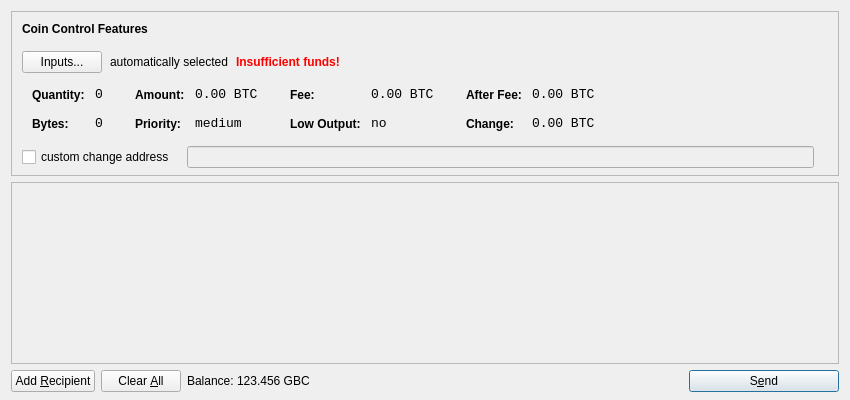
<?xml version="1.0" encoding="UTF-8"?>
<ui version="4.0">
 <class>SendCoinsDialog</class>
 <widget class="QDialog" name="SendCoinsDialog">
  <property name="geometry">
   <rect>
    <x>0</x>
    <y>0</y>
    <width>850</width>
    <height>400</height>
   </rect>
  </property>
  <property name="windowTitle">
   <string>Send Coins</string>
  </property>
  <layout class="QVBoxLayout" name="verticalLayout" stretch="0,1,0">
   <property name="bottomMargin">
    <number>8</number>
   </property>
   <item>
    <widget class="QFrame" name="frameCoinControl">
     <property name="sizePolicy">
      <sizepolicy hsizetype="Expanding" vsizetype="Expanding">
       <horstretch>0</horstretch>
       <verstretch>0</verstretch>
      </sizepolicy>
     </property>
     <property name="maximumSize">
      <size>
       <width>16777215</width>
       <height>16777215</height>
      </size>
     </property>
     <property name="frameShape">
      <enum>QFrame::StyledPanel</enum>
     </property>
     <property name="frameShadow">
      <enum>QFrame::Sunken</enum>
     </property>
     <layout class="QVBoxLayout" name="verticalLayoutCoinControl2">
      <property name="spacing">
       <number>-1</number>
      </property>
      <property name="leftMargin">
       <number>0</number>
      </property>
      <property name="topMargin">
       <number>0</number>
      </property>
      <property name="rightMargin">
       <number>0</number>
      </property>
      <property name="bottomMargin">
       <number>6</number>
      </property>
      <item>
       <layout class="QVBoxLayout" name="verticalLayoutCoinControl" stretch="0,0,0,0,1">
        <property name="spacing">
         <number>0</number>
        </property>
        <property name="leftMargin">
         <number>10</number>
        </property>
        <property name="topMargin">
         <number>10</number>
        </property>
        <item>
         <layout class="QHBoxLayout" name="horizontalLayoutCoinControl1">
          <property name="bottomMargin">
           <number>15</number>
          </property>
          <item>
           <widget class="QLabel" name="labelCoinControlFeatures">
            <property name="sizePolicy">
             <sizepolicy hsizetype="Preferred" vsizetype="Maximum">
              <horstretch>0</horstretch>
              <verstretch>0</verstretch>
             </sizepolicy>
            </property>
            <property name="font">
             <font>
              <weight>75</weight>
              <bold>true</bold>
             </font>
            </property>
            <property name="styleSheet">
             <string notr="true">font-weight:bold;</string>
            </property>
            <property name="text">
             <string>Coin Control Features</string>
            </property>
           </widget>
          </item>
         </layout>
        </item>
        <item>
         <layout class="QHBoxLayout" name="horizontalLayoutCoinControl2" stretch="0,0,0,0">
          <property name="spacing">
           <number>8</number>
          </property>
          <property name="bottomMargin">
           <number>10</number>
          </property>
          <item>
           <widget class="QPushButton" name="pushButtonCoinControl">
            <property name="styleSheet">
             <string notr="true"/>
            </property>
            <property name="text">
             <string>Inputs...</string>
            </property>
           </widget>
          </item>
          <item>
           <widget class="QLabel" name="labelCoinControlAutomaticallySelected">
            <property name="text">
             <string>automatically selected</string>
            </property>
            <property name="margin">
             <number>5</number>
            </property>
           </widget>
          </item>
          <item>
           <widget class="QLabel" name="labelCoinControlInsuffFunds">
            <property name="font">
             <font>
              <weight>75</weight>
              <bold>true</bold>
             </font>
            </property>
            <property name="styleSheet">
             <string notr="true">color:red;font-weight:bold;</string>
            </property>
            <property name="text">
             <string>Insufficient funds!</string>
            </property>
            <property name="margin">
             <number>5</number>
            </property>
           </widget>
          </item>
          <item>
           <spacer name="horizontalSpacerCoinControl">
            <property name="orientation">
             <enum>Qt::Horizontal</enum>
            </property>
            <property name="sizeHint" stdset="0">
             <size>
              <width>40</width>
              <height>1</height>
             </size>
            </property>
           </spacer>
          </item>
         </layout>
        </item>
        <item>
         <widget class="QWidget" name="widgetCoinControl" native="true">
          <property name="sizePolicy">
           <sizepolicy hsizetype="Preferred" vsizetype="Preferred">
            <horstretch>0</horstretch>
            <verstretch>0</verstretch>
           </sizepolicy>
          </property>
          <property name="minimumSize">
           <size>
            <width>0</width>
            <height>0</height>
           </size>
          </property>
          <property name="styleSheet">
           <string notr="true"/>
          </property>
          <layout class="QHBoxLayout" name="horizontalLayoutCoinControl5">
           <property name="margin">
            <number>0</number>
           </property>
           <item>
            <layout class="QHBoxLayout" name="horizontalLayoutCoinControl3" stretch="0,0,0,1">
             <property name="spacing">
              <number>20</number>
             </property>
             <property name="topMargin">
              <number>0</number>
             </property>
             <property name="bottomMargin">
              <number>10</number>
             </property>
             <item>
              <layout class="QFormLayout" name="formLayoutCoinControl1">
               <property name="horizontalSpacing">
                <number>10</number>
               </property>
               <property name="verticalSpacing">
                <number>14</number>
               </property>
               <property name="leftMargin">
                <number>10</number>
               </property>
               <property name="topMargin">
                <number>4</number>
               </property>
               <property name="rightMargin">
                <number>6</number>
               </property>
               <item row="0" column="0">
                <widget class="QLabel" name="labelCoinControlQuantityText">
                 <property name="styleSheet">
                  <string notr="true">font-weight:bold;</string>
                 </property>
                 <property name="text">
                  <string>Quantity:</string>
                 </property>
                 <property name="margin">
                  <number>0</number>
                 </property>
                </widget>
               </item>
               <item row="0" column="1">
                <widget class="QLabel" name="labelCoinControlQuantity">
                 <property name="font">
                  <font>
                   <family>Monospace</family>
                   <pointsize>10</pointsize>
                  </font>
                 </property>
                 <property name="cursor">
                  <cursorShape>IBeamCursor</cursorShape>
                 </property>
                 <property name="contextMenuPolicy">
                  <enum>Qt::ActionsContextMenu</enum>
                 </property>
                 <property name="text">
                  <string notr="true">0</string>
                 </property>
                 <property name="margin">
                  <number>0</number>
                 </property>
                 <property name="textInteractionFlags">
                  <set>Qt::LinksAccessibleByMouse|Qt::TextSelectableByKeyboard|Qt::TextSelectableByMouse</set>
                 </property>
                </widget>
               </item>
               <item row="1" column="0">
                <widget class="QLabel" name="labelCoinControlBytesText">
                 <property name="styleSheet">
                  <string notr="true">font-weight:bold;</string>
                 </property>
                 <property name="text">
                  <string>Bytes:</string>
                 </property>
                </widget>
               </item>
               <item row="1" column="1">
                <widget class="QLabel" name="labelCoinControlBytes">
                 <property name="font">
                  <font>
                   <family>Monospace</family>
                   <pointsize>10</pointsize>
                  </font>
                 </property>
                 <property name="cursor">
                  <cursorShape>IBeamCursor</cursorShape>
                 </property>
                 <property name="contextMenuPolicy">
                  <enum>Qt::ActionsContextMenu</enum>
                 </property>
                 <property name="text">
                  <string notr="true">0</string>
                 </property>
                 <property name="textInteractionFlags">
                  <set>Qt::LinksAccessibleByMouse|Qt::TextSelectableByKeyboard|Qt::TextSelectableByMouse</set>
                 </property>
                </widget>
               </item>
              </layout>
             </item>
             <item>
              <layout class="QFormLayout" name="formLayoutCoinControl2">
               <property name="horizontalSpacing">
                <number>10</number>
               </property>
               <property name="verticalSpacing">
                <number>14</number>
               </property>
               <property name="leftMargin">
                <number>6</number>
               </property>
               <property name="topMargin">
                <number>4</number>
               </property>
               <property name="rightMargin">
                <number>6</number>
               </property>
               <item row="0" column="0">
                <widget class="QLabel" name="labelCoinControlAmountText">
                 <property name="styleSheet">
                  <string notr="true">font-weight:bold;</string>
                 </property>
                 <property name="text">
                  <string>Amount:</string>
                 </property>
                 <property name="margin">
                  <number>0</number>
                 </property>
                </widget>
               </item>
               <item row="0" column="1">
                <widget class="QLabel" name="labelCoinControlAmount">
                 <property name="font">
                  <font>
                   <family>Monospace</family>
                   <pointsize>10</pointsize>
                  </font>
                 </property>
                 <property name="cursor">
                  <cursorShape>IBeamCursor</cursorShape>
                 </property>
                 <property name="contextMenuPolicy">
                  <enum>Qt::ActionsContextMenu</enum>
                 </property>
                 <property name="text">
                  <string notr="true">0.00 BTC</string>
                 </property>
                 <property name="textInteractionFlags">
                  <set>Qt::LinksAccessibleByMouse|Qt::TextSelectableByKeyboard|Qt::TextSelectableByMouse</set>
                 </property>
                </widget>
               </item>
               <item row="1" column="0">
                <widget class="QLabel" name="labelCoinControlPriorityText">
                 <property name="styleSheet">
                  <string notr="true">font-weight:bold;</string>
                 </property>
                 <property name="text">
                  <string>Priority:</string>
                 </property>
                </widget>
               </item>
               <item row="1" column="1">
                <widget class="QLabel" name="labelCoinControlPriority">
                 <property name="font">
                  <font>
                   <family>Monospace</family>
                   <pointsize>10</pointsize>
                  </font>
                 </property>
                 <property name="cursor">
                  <cursorShape>IBeamCursor</cursorShape>
                 </property>
                 <property name="contextMenuPolicy">
                  <enum>Qt::ActionsContextMenu</enum>
                 </property>
                 <property name="text">
                  <string>medium</string>
                 </property>
                 <property name="textInteractionFlags">
                  <set>Qt::LinksAccessibleByMouse|Qt::TextSelectableByKeyboard|Qt::TextSelectableByMouse</set>
                 </property>
                </widget>
               </item>
              </layout>
             </item>
             <item>
              <layout class="QFormLayout" name="formLayoutCoinControl3">
               <property name="horizontalSpacing">
                <number>10</number>
               </property>
               <property name="verticalSpacing">
                <number>14</number>
               </property>
               <property name="leftMargin">
                <number>6</number>
               </property>
               <property name="topMargin">
                <number>4</number>
               </property>
               <property name="rightMargin">
                <number>6</number>
               </property>
               <item row="0" column="0">
                <widget class="QLabel" name="labelCoinControlFeeText">
                 <property name="styleSheet">
                  <string notr="true">font-weight:bold;</string>
                 </property>
                 <property name="text">
                  <string>Fee:</string>
                 </property>
                 <property name="margin">
                  <number>0</number>
                 </property>
                </widget>
               </item>
               <item row="0" column="1">
                <widget class="QLabel" name="labelCoinControlFee">
                 <property name="font">
                  <font>
                   <family>Monospace</family>
                   <pointsize>10</pointsize>
                  </font>
                 </property>
                 <property name="cursor">
                  <cursorShape>IBeamCursor</cursorShape>
                 </property>
                 <property name="contextMenuPolicy">
                  <enum>Qt::ActionsContextMenu</enum>
                 </property>
                 <property name="text">
                  <string notr="true">0.00 BTC</string>
                 </property>
                 <property name="textInteractionFlags">
                  <set>Qt::LinksAccessibleByMouse|Qt::TextSelectableByKeyboard|Qt::TextSelectableByMouse</set>
                 </property>
                </widget>
               </item>
               <item row="1" column="0">
                <widget class="QLabel" name="labelCoinControlLowOutputText">
                 <property name="styleSheet">
                  <string notr="true">font-weight:bold;</string>
                 </property>
                 <property name="text">
                  <string>Low Output:</string>
                 </property>
                </widget>
               </item>
               <item row="1" column="1">
                <widget class="QLabel" name="labelCoinControlLowOutput">
                 <property name="font">
                  <font>
                   <family>Monospace</family>
                   <pointsize>10</pointsize>
                  </font>
                 </property>
                 <property name="cursor">
                  <cursorShape>IBeamCursor</cursorShape>
                 </property>
                 <property name="contextMenuPolicy">
                  <enum>Qt::ActionsContextMenu</enum>
                 </property>
                 <property name="text">
                  <string>no</string>
                 </property>
                 <property name="textInteractionFlags">
                  <set>Qt::LinksAccessibleByMouse|Qt::TextSelectableByKeyboard|Qt::TextSelectableByMouse</set>
                 </property>
                </widget>
               </item>
              </layout>
             </item>
             <item>
              <layout class="QFormLayout" name="formLayoutCoinControl4">
               <property name="horizontalSpacing">
                <number>10</number>
               </property>
               <property name="verticalSpacing">
                <number>14</number>
               </property>
               <property name="leftMargin">
                <number>6</number>
               </property>
               <property name="topMargin">
                <number>4</number>
               </property>
               <property name="rightMargin">
                <number>6</number>
               </property>
               <item row="0" column="0">
                <widget class="QLabel" name="labelCoinControlAfterFeeText">
                 <property name="styleSheet">
                  <string notr="true">font-weight:bold;</string>
                 </property>
                 <property name="text">
                  <string>After Fee:</string>
                 </property>
                 <property name="margin">
                  <number>0</number>
                 </property>
                </widget>
               </item>
               <item row="0" column="1">
                <widget class="QLabel" name="labelCoinControlAfterFee">
                 <property name="font">
                  <font>
                   <family>Monospace</family>
                   <pointsize>10</pointsize>
                  </font>
                 </property>
                 <property name="cursor">
                  <cursorShape>IBeamCursor</cursorShape>
                 </property>
                 <property name="contextMenuPolicy">
                  <enum>Qt::ActionsContextMenu</enum>
                 </property>
                 <property name="text">
                  <string notr="true">0.00 BTC</string>
                 </property>
                 <property name="textInteractionFlags">
                  <set>Qt::LinksAccessibleByMouse|Qt::TextSelectableByKeyboard|Qt::TextSelectableByMouse</set>
                 </property>
                </widget>
               </item>
               <item row="1" column="0">
                <widget class="QLabel" name="labelCoinControlChangeText">
                 <property name="styleSheet">
                  <string notr="true">font-weight:bold;</string>
                 </property>
                 <property name="text">
                  <string>Change:</string>
                 </property>
                </widget>
               </item>
               <item row="1" column="1">
                <widget class="QLabel" name="labelCoinControlChange">
                 <property name="font">
                  <font>
                   <family>Monospace</family>
                   <pointsize>10</pointsize>
                  </font>
                 </property>
                 <property name="cursor">
                  <cursorShape>IBeamCursor</cursorShape>
                 </property>
                 <property name="contextMenuPolicy">
                  <enum>Qt::ActionsContextMenu</enum>
                 </property>
                 <property name="text">
                  <string notr="true">0.00 BTC</string>
                 </property>
                 <property name="textInteractionFlags">
                  <set>Qt::LinksAccessibleByMouse|Qt::TextSelectableByKeyboard|Qt::TextSelectableByMouse</set>
                 </property>
                </widget>
               </item>
              </layout>
             </item>
            </layout>
           </item>
          </layout>
         </widget>
        </item>
        <item>
         <layout class="QHBoxLayout" name="horizontalLayoutCoinControl4" stretch="0,0,0">
          <property name="spacing">
           <number>12</number>
          </property>
          <property name="sizeConstraint">
           <enum>QLayout::SetDefaultConstraint</enum>
          </property>
          <property name="topMargin">
           <number>5</number>
          </property>
          <property name="rightMargin">
           <number>5</number>
          </property>
          <item>
           <widget class="QCheckBox" name="checkBoxCoinControlChange">
            <property name="text">
             <string>custom change address</string>
            </property>
           </widget>
          </item>
          <item>
           <widget class="QLineEdit" name="lineEditCoinControlChange">
            <property name="enabled">
             <bool>false</bool>
            </property>
            <property name="sizePolicy">
             <sizepolicy hsizetype="Expanding" vsizetype="Fixed">
              <horstretch>0</horstretch>
              <verstretch>0</verstretch>
             </sizepolicy>
            </property>
           </widget>
          </item>
          <item>
           <widget class="QLabel" name="labelCoinControlChangeLabel">
            <property name="sizePolicy">
             <sizepolicy hsizetype="Preferred" vsizetype="Expanding">
              <horstretch>0</horstretch>
              <verstretch>0</verstretch>
             </sizepolicy>
            </property>
            <property name="minimumSize">
             <size>
              <width>0</width>
              <height>0</height>
             </size>
            </property>
            <property name="text">
             <string/>
            </property>
            <property name="margin">
             <number>3</number>
            </property>
           </widget>
          </item>
         </layout>
        </item>
        <item>
         <spacer name="verticalSpacerCoinControl">
          <property name="orientation">
           <enum>Qt::Vertical</enum>
          </property>
          <property name="sizeHint" stdset="0">
           <size>
            <width>800</width>
            <height>1</height>
           </size>
          </property>
         </spacer>
        </item>
       </layout>
      </item>
     </layout>
    </widget>
   </item>
   <item>
    <widget class="QScrollArea" name="scrollArea">
     <property name="widgetResizable">
      <bool>true</bool>
     </property>
     <widget class="QWidget" name="scrollAreaWidgetContents">
      <property name="geometry">
       <rect>
        <x>0</x>
        <y>0</y>
        <width>830</width>
        <height>165</height>
       </rect>
      </property>
      <layout class="QVBoxLayout" name="verticalLayout_2">
       <property name="margin">
        <number>0</number>
       </property>
       <item>
        <layout class="QVBoxLayout" name="entries">
         <property name="spacing">
          <number>6</number>
         </property>
        </layout>
       </item>
       <item>
        <spacer name="verticalSpacer">
         <property name="orientation">
          <enum>Qt::Vertical</enum>
         </property>
         <property name="sizeHint" stdset="0">
          <size>
           <width>20</width>
           <height>40</height>
          </size>
         </property>
        </spacer>
       </item>
      </layout>
     </widget>
    </widget>
   </item>
   <item>
    <layout class="QHBoxLayout" name="horizontalLayout">
     <item>
      <widget class="QPushButton" name="addButton">
       <property name="toolTip">
        <string>Send to multiple recipients at once</string>
       </property>
       <property name="text">
        <string>Add &amp;Recipient</string>
       </property>
       <property name="icon">
        <iconset resource="../bitcoin.qrc">
         <normaloff>:/icons/add</normaloff>:/icons/add</iconset>
       </property>
       <property name="autoDefault">
        <bool>false</bool>
       </property>
      </widget>
     </item>
     <item>
      <widget class="QPushButton" name="clearButton">
       <property name="sizePolicy">
        <sizepolicy hsizetype="Minimum" vsizetype="Fixed">
         <horstretch>0</horstretch>
         <verstretch>0</verstretch>
        </sizepolicy>
       </property>
       <property name="toolTip">
        <string>Remove all transaction fields</string>
       </property>
       <property name="text">
        <string>Clear &amp;All</string>
       </property>
       <property name="icon">
        <iconset resource="../bitcoin.qrc">
         <normaloff>:/icons/remove</normaloff>:/icons/remove</iconset>
       </property>
       <property name="autoRepeatDelay">
        <number>300</number>
       </property>
       <property name="autoDefault">
        <bool>false</bool>
       </property>
      </widget>
     </item>
     <item>
      <layout class="QHBoxLayout" name="horizontalLayout_2">
       <property name="spacing">
        <number>3</number>
       </property>
       <item>
        <widget class="QLabel" name="label">
         <property name="text">
          <string>Balance:</string>
         </property>
        </widget>
       </item>
       <item>
        <widget class="QLabel" name="labelBalance">
         <property name="cursor">
          <cursorShape>IBeamCursor</cursorShape>
         </property>
         <property name="text">
          <string>123.456 GBC</string>
         </property>
         <property name="textInteractionFlags">
          <set>Qt::LinksAccessibleByMouse|Qt::TextSelectableByKeyboard|Qt::TextSelectableByMouse</set>
         </property>
        </widget>
       </item>
      </layout>
     </item>
     <item>
      <spacer name="horizontalSpacer">
       <property name="orientation">
        <enum>Qt::Horizontal</enum>
       </property>
       <property name="sizeHint" stdset="0">
        <size>
         <width>40</width>
         <height>20</height>
        </size>
       </property>
      </spacer>
     </item>
     <item>
      <widget class="QPushButton" name="sendButton">
       <property name="minimumSize">
        <size>
         <width>150</width>
         <height>0</height>
        </size>
       </property>
       <property name="toolTip">
        <string>Confirm the send action</string>
       </property>
       <property name="text">
        <string>S&amp;end</string>
       </property>
       <property name="icon">
        <iconset resource="../bitcoin.qrc">
         <normaloff>:/icons/send</normaloff>:/icons/send</iconset>
       </property>
       <property name="default">
        <bool>true</bool>
       </property>
      </widget>
     </item>
    </layout>
   </item>
  </layout>
 </widget>
 <resources>
  <include location="../bitcoin.qrc"/>
 </resources>
 <connections/>
</ui>
